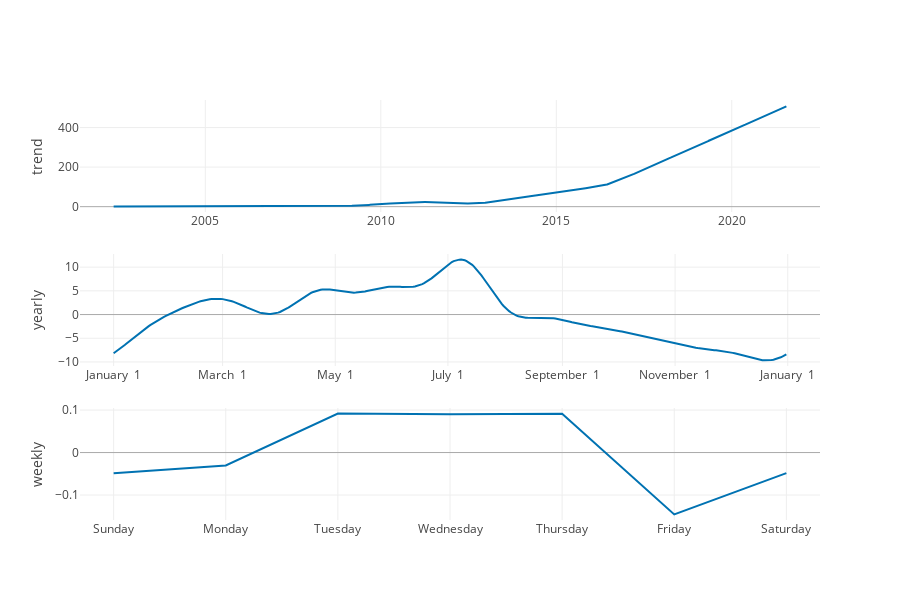

Notebook code cell kept with this figure:
### Code cell
#Visualizing the components of my projected prices
plot_components_plotly(m,forecast)

### Figure 1 — Plotly figure (JSON) as saved in the notebook; plotly's stock layout.template omitted (floating-point values rounded to 4 significant figures; data arrays with more than 128 entries replaced by an {"elided": "..."} marker saying what was removed)
{"data": [{"line": {"color": "#0072B2", "width": 2}, "mode": "lines", "name": "trend", "type": "scatter", "x": {"elided": "4938 str values"}, "xaxis": "x", "y": {"elided": "4938 float values"}, "yaxis": "y"}, {"line": {"color": "rgba(0, 114, 178, 0.2)", "width": 0}, "mode": "lines", "name": "trend_upper", "type": "scatter", "x": {"elided": "4938 str values"}, "xaxis": "x", "y": {"elided": "4938 float values"}, "yaxis": "y"}, {"fill": "tonexty", "fillcolor": "rgba(0, 114, 178, 0.2)", "line": {"color": "rgba(0, 114, 178, 0.2)", "width": 0}, "mode": "lines", "name": "trend_lower", "type": "scatter", "x": {"elided": "4938 str values"}, "xaxis": "x", "y": {"elided": "4938 float values"}, "yaxis": "y"}, {"line": {"color": "#0072B2", "width": 2}, "mode": "lines", "name": "yearly", "type": "scatter", "x": {"elided": "365 str values"}, "xaxis": "x2", "y": {"elided": "365 float values"}, "yaxis": "y2"}, {"line": {"color": "#0072B2", "width": 2}, "mode": "lines", "name": "weekly", "type": "scatter", "x": ["2017-01-01T00:00:00", "2017-01-02T00:00:00", "2017-01-03T00:00:00", "2017-01-04T00:00:00", "2017-01-05T00:00:00", "2017-01-06T00:00:00", "2017-01-07T00:00:00"], "xaxis": "x3", "y": [-0.04845, -0.03049, 0.09173, 0.09009, 0.09113, -0.1456, -0.04845], "yaxis": "y3"}], "layout": {"height": 600, "showlegend": false, "width": 900, "xaxis": {"anchor": "y", "domain": [0, 1], "range": ["2001-06-07T00:00:00", "2022-07-07T00:00:00"], "type": "date"}, "xaxis2": {"anchor": "y2", "domain": [0, 1], "range": ["2016-12-13T18:54:02.958904115", "2018-01-18T11:04:57.863013581"], "tickformat": "%B %e", "type": "date"}, "xaxis3": {"anchor": "y3", "domain": [0, 1], "range": ["2016-12-31T16:48:00", "2017-01-07T07:12:00"], "tickformat": "%A", "type": "date"}, "yaxis": {"anchor": "x", "domain": [0.7333, 1], "rangemode": "normal", "title": {"text": "trend"}, "zerolinecolor": "#AAA"}, "yaxis2": {"anchor": "x2", "domain": [0.3667, 0.6333], "title": {"text": "yearly"}, "zerolinecolor": "#AAA"}, "yaxis3": {"anchor": "x3", "domain": [0, 0.2667], "title": {"text": "weekly"}, "zerolinecolor": "#AAA"}}}
